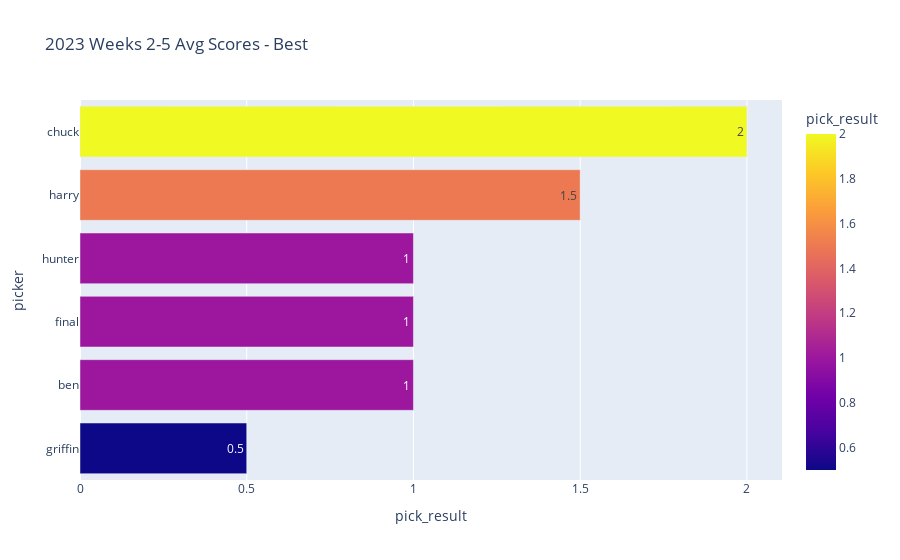

Here is the notebook cell this chart was saved with:
### Code cell
homers.plot_scores(season_df, 'best_bet', agg_sum=False)

### Figure 1 — Plotly figure (JSON) as saved in the notebook; plotly's stock layout.template omitted (floating-point values rounded to 4 significant figures)
{"data": [{"alignmentgroup": "True", "hovertemplate": "pick_result=%{marker.color}<br>picker=%{y}<extra></extra>", "legendgroup": "", "marker": {"color": [0.5, 1, 1, 1, 1.5, 2], "coloraxis": "coloraxis", "pattern": {"shape": ""}}, "name": "", "offsetgroup": "", "orientation": "h", "showlegend": false, "textposition": "auto", "texttemplate": "%{x}", "type": "bar", "x": [0.5, 1, 1, 1, 1.5, 2], "xaxis": "x", "y": ["griffin", "ben", "final", "hunter", "harry", "chuck"], "yaxis": "y"}], "layout": {"barmode": "relative", "coloraxis": {"colorbar": {"title": {"text": "pick_result"}}, "colorscale": [[0, "#0d0887"], [0.1111, "#46039f"], [0.2222, "#7201a8"], [0.3333, "#9c179e"], [0.4444, "#bd3786"], [0.5556, "#d8576b"], [0.6667, "#ed7953"], [0.7778, "#fb9f3a"], [0.8889, "#fdca26"], [1, "#f0f921"]]}, "legend": {"tracegroupgap": 0}, "title": {"text": "2023 Weeks 2-5 Avg Scores - Best"}, "xaxis": {"anchor": "y", "domain": [0, 1], "title": {"text": "pick_result"}}, "yaxis": {"anchor": "x", "domain": [0, 1], "title": {"text": "picker"}}}}
